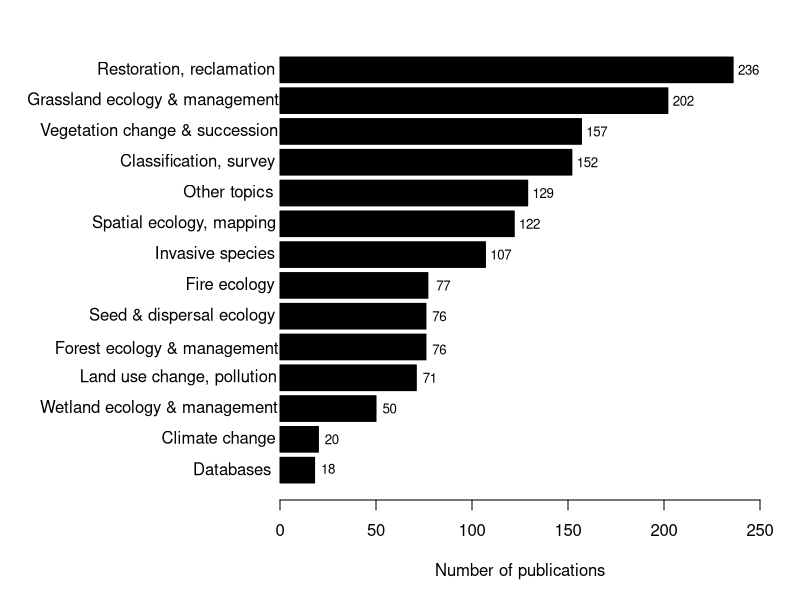
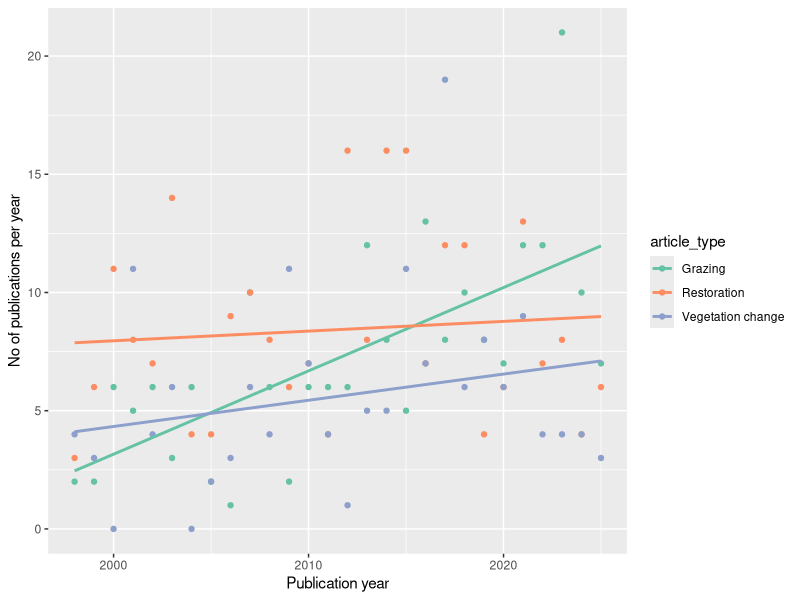

Recreate these plots in R, in order.


#--------------------------------------------------------------------------------------------#
#
#  Project:       Analysis of publication output for AVS Editorial
#                 Wagner, V., Botta-Dukat, Z., Sabatini, F.M., Pillar, V.D. (2026)
#                 "Applied Vegetation Science as a publication venue for diverse research themes"
#                 Applied Vegetation Science.
#  Code by:       Viktoria W
#  Date:  	      Dec 2025
#
#--------------------------------------------------------------------------------------------#


# Load libraries ----

library(dplyr)
library(readxl)
library(data.table)
library(magrittr)
library(tidyr)
library(ggplot2)


# Set working directory ----
setwd("")


# 1. Read table ----
AVS.pubs.df <- fread("AVS_publications_1_1452_analysis.txt")

# Check that table was imported correctly
dim(AVS.pubs.df) 
head(AVS.pubs.df)
tail(AVS.pubs.df)


# 2. Remove EEditorials, Letters, Corrections, Commentaries, and Forum articles ----

AVS.pubs.df %<>%
  filter(!INCLUDE=="NO")

dim(AVS.pubs.df) # 1378


# 3. Produce figures ----

AVS.sums.df <- AVS.pubs.df %>%
              select(Authors, Publication_Year, Climate:Other) %>% 
              gather(., article_type, score, Climate:Other) %>% 
              group_by(article_type) %>%
              dplyr::summarise(n = sum(score)) %>%
              arrange(n)

col.v <- AVS.sums.df$article_type
col.v

sum.v <- AVS.sums.df$n
sum.v



# Fig. 1 ----

jpeg("Fig_1.jpeg", 
     width=210, height=160, units="mm", res=600)
par(xpd=T, mar=c(5,14,2,2))

AVS.sums.df %>%
  select(n) %>% 
  unlist() %>%
  as.vector() %>%
  barplot(horiz = T, xlim = c(0,250), col="black", xlab =  "Number of publications")
  text(-25, 0.75, "Databases")
  text(-32, 1.9, "Climate change")
  text(-63, 3.1, "Wetland ecology & management")
  text(-53, 4.3, "Land use change, pollution")
  text(-59, 5.4, "Forest ecology & management")
  text(-51, 6.7, "Seed & dispersal ecology")
  text(-26, 7.9, "Fire ecology")
  text(-34, 9.1, "Invasive species")
  text(-50, 10.3, "Spatial ecology, mapping")
  text(-27, 11.5, "Other topics")
  text(-43, 12.7, "Classification, survey")
  text(-63, 13.9, "Vegetation change & succession")
  text(-66, 15.1, "Grassland ecology & management")
  text(-49, 16.3, "Restoration, reclamation")
  
  text(25, 0.75, sum.v[1], cex=0.8)
  text(27, 1.9, sum.v[2], cex=0.8)
  text(57, 3.1, sum.v[3], cex=0.8)
  text(78, 4.3, sum.v[4], cex=0.8)
  text(83, 5.4, sum.v[5], cex=0.8)
  text(83, 6.7, sum.v[6], cex=0.8)
  text(85, 7.9, sum.v[7], cex=0.8)
  text(115, 9.1, sum.v[8], cex=0.8)
  text(130, 10.3, sum.v[9], cex=0.8)
  text(137, 11.5, sum.v[10], cex=0.8)
  text(160, 12.7, sum.v[11], cex=0.8)
  text(165, 13.9, sum.v[12], cex=0.8)
  text(210, 15.1, sum.v[13], cex=0.8)
  text(244, 16.3, sum.v[14], cex=0.8)
dev.off()




# Fig. 2 ----


AVS.sums.year.df <- AVS.pubs.df %>%
  select(Authors, Publication_Year, Climate:Other) %>% 
  gather(., article_type, score, Climate:Other) %>%
  group_by(Publication_Year, article_type) %>%
  summarize(n = sum(score)) %>%
  filter(article_type %in% c("Restor", "Grassland", "Veg_dynamics")) %>%
  arrange(Publication_Year, article_type)
  
jpeg("Fig_2.jpeg", 
     width=160, height=180, units="mm", res=600) 
  ggplot(AVS.sums.year.df, aes(x=Publication_Year, y=n, color = article_type)) +
  geom_point() + 
  geom_smooth(method=lm, se=FALSE, fullrange=TRUE, aes(color=article_type))+
    labs(x="Publication year", y = "No of publications per year",
         dictionary = c(article_type = "Topic"))+
  scale_color_manual(labels=c("Grazing", "Restoration", "Vegetation change"),values=c("#66c2a5", "#fc8d62", "#8da0cb"))

  dev.off()
  
